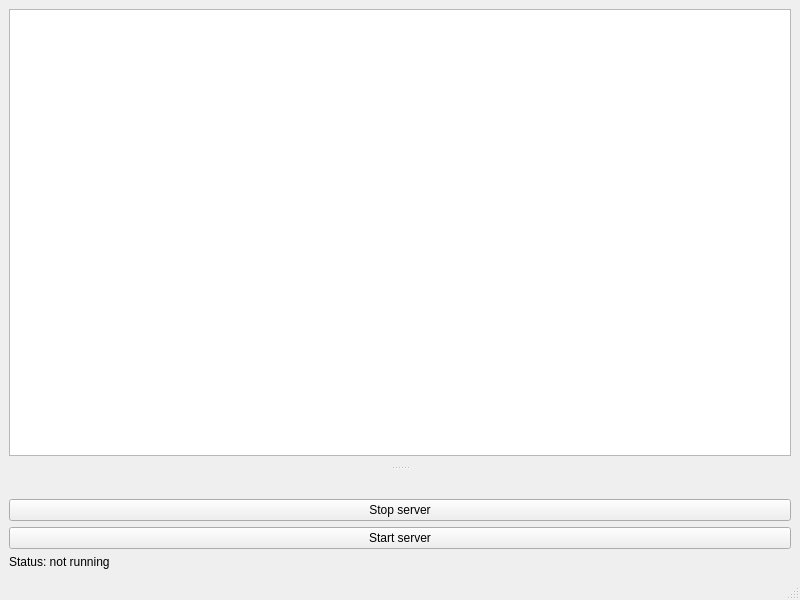
<?xml version="1.0" encoding="UTF-8"?>
<ui version="4.0">
 <class>MainWindow</class>
 <widget class="QMainWindow" name="MainWindow">
  <property name="geometry">
   <rect>
    <x>0</x>
    <y>0</y>
    <width>800</width>
    <height>600</height>
   </rect>
  </property>
  <property name="windowTitle">
   <string>MainWindow</string>
  </property>
  <widget class="QWidget" name="centralwidget">
   <layout class="QVBoxLayout" name="verticalLayout">
    <item>
     <widget class="QListWidget" name="userListWidget"/>
    </item>
   </layout>
  </widget>
  <widget class="QStatusBar" name="statusbar"/>
  <widget class="QDockWidget" name="dockWidget">
   <property name="features">
    <set>QDockWidget::NoDockWidgetFeatures</set>
   </property>
   <property name="allowedAreas">
    <set>Qt::BottomDockWidgetArea</set>
   </property>
   <attribute name="dockWidgetArea">
    <number>8</number>
   </attribute>
   <widget class="QWidget" name="dockWidgetContents">
    <layout class="QVBoxLayout" name="verticalLayout_2">
     <item>
      <widget class="QPushButton" name="stopButton">
       <property name="text">
        <string>Stop server</string>
       </property>
      </widget>
     </item>
     <item>
      <widget class="QPushButton" name="startButton">
       <property name="text">
        <string>Start server</string>
       </property>
      </widget>
     </item>
     <item>
      <widget class="QLabel" name="statusLabel">
       <property name="text">
        <string>Status: not running</string>
       </property>
      </widget>
     </item>
    </layout>
   </widget>
  </widget>
 </widget>
 <resources/>
 <connections/>
</ui>
